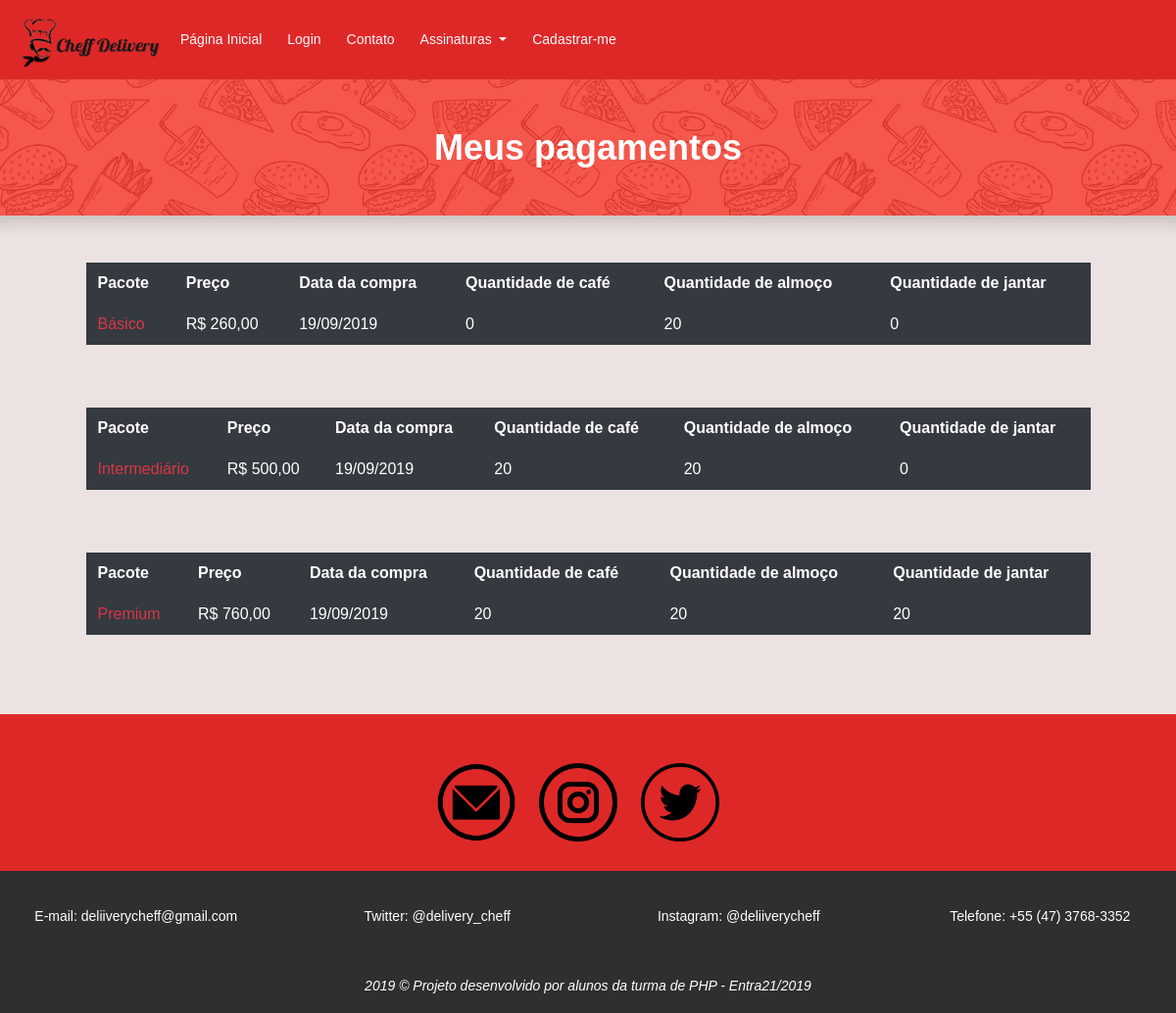
Screenshot of /meuspagamentos.php with the database file from the repository.
### tables this page shows
CREATE TABLE `pacotes` (
  `id` int(11) NOT NULL,
  `nome_pacote` varchar(255) NOT NULL,
  `nome_imagem` varchar(255) NOT NULL,
  `descricao_pacote` varchar(255) NOT NULL,
  `preco_pacote` varchar(255) NOT NULL,
  `quantidade_cafe` int(11) NOT NULL,
  `quantidade_almoco` int(11) NOT NULL,
  `quantidade_jantar` int(11) NOT NULL
);

### meuspagamentos.php (the view, shortened to what this page needs)
<?php
require_once"include/conexao.php";
$lista = "SELECT * FROM pacotes";
$queryPacote = mysqli_query($con, $lista);
$lista = mysqli_fetch_all($queryPacote, MYSQLI_ASSOC);
?>
<!DOCTYPE html>
<html>
<head>
	<link rel="stylesheet" href="https://stackpath.bootstrapcdn.com/bootstrap/4.3.1/css/bootstrap.min.css">
	<link rel="stylesheet" type="text/css" href="media/css/estilos.css">
	<link rel="stylesheet" href="media/css/main.css">
</head>
<body style="background-color: rgb(235, 226, 225);">
	<?php
	require_once "header.php";
	?>
	<div class="row">
		<div class="shadow " style="  background-color: #f2392c ;background-image: url('media/images/food-pattern.png');min-height: 100px; min-width: 100%; background-size: 30%; background-position: center 1050px;">
			<h1 class="text-white mb-5 text-center mt-5">Meus pagamentos</h1>
		</div>
	</div>
	<div class="row">
		<?php foreach ($lista as $item) { ?>
		<table class="table table-borderless table-dark col-md-10 offset-md-1 mt-5">
			<thead>
				<tr>
					<th scope="col">Pacote</th>
					<th scope="col">Preço</th>
					<th scope="col">Data da compra</th>
					<th scope="col">Quantidade de café</th>
					<th scope="col">Quantidade de almoço</th>
					<th scope="col">Quantidade de jantar</th>
				</tr>
			</thead>
			<tbody>
				<tr>
					<td class="card-title text-danger"><?=utf8_encode($item['nome_pacote'])?></td>
					<td><?=$item['preco_pacote']?></td>
					<td>19/09/2019</td>
					<td><?=$item['quantidade_cafe']?></td>
					<td><?=$item['quantidade_almoco']?></td>
					<td><?=$item['quantidade_jantar']?></td>
				</tr>
			</tbody>
		</table>
	<?php } ?>
	</div>
	<?php
	require_once "footer.php";
	?>
</body>
</html>

### media/css/estilos.css (style rules this page uses)
* { font-family: arial; }

### media/css/main.css (style rules this page uses)
body { color:#777;font-family:"Poppins",sans-serif;font-size:14px;font-weight:300;line-height:1.625em;position:relative }
h1,h2,h3,h4,h5,h6 { font-family:"Poppins",sans-serif;color:#222;line-height:1.2em !important;margin-bottom:0;margin-top:0;font-weight:600 }
h1,.h1 { font-size:36px }
td,th { border-radius:0px }
.mb-5 { margin-bottom:5px }
.text-white { color:#fff }
.text-center { text-align:center }
h1 { font-size:36px }
h1,h2,h3,h4,h5,h6 { line-height:1.5em }

### rows the page displays
pacotes: nome_pacote "Básico", preco_pacote "R$ 260,00", quantidade_cafe "0", quantidade_almoco "20", quantidade_jantar "0"
pacotes: nome_pacote "Intermediário", preco_pacote "R$ 500,00", quantidade_cafe "20", quantidade_almoco "20", quantidade_jantar "0"
pacotes: nome_pacote "Premium", preco_pacote "R$ 760,00", quantidade_cafe "20", quantidade_almoco "20", quantidade_jantar "20"
